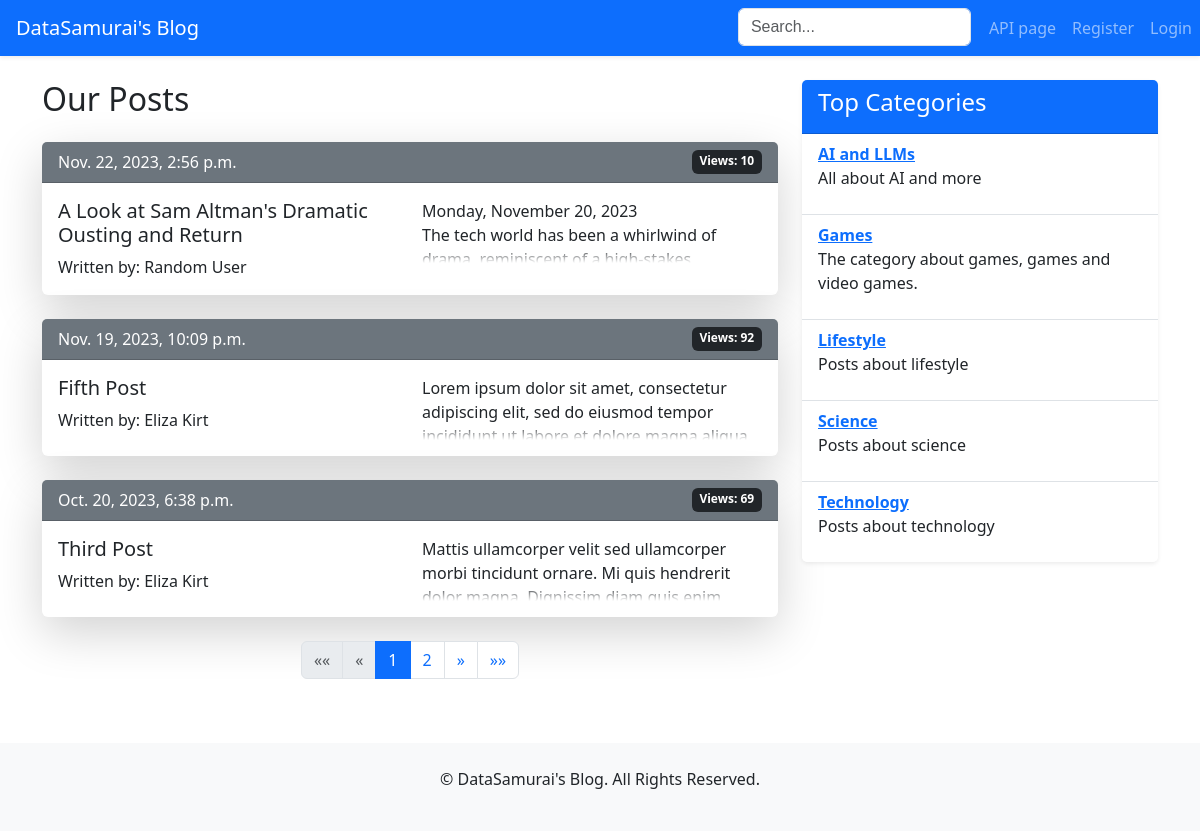
The page /blog/ on the database as committed earlier.
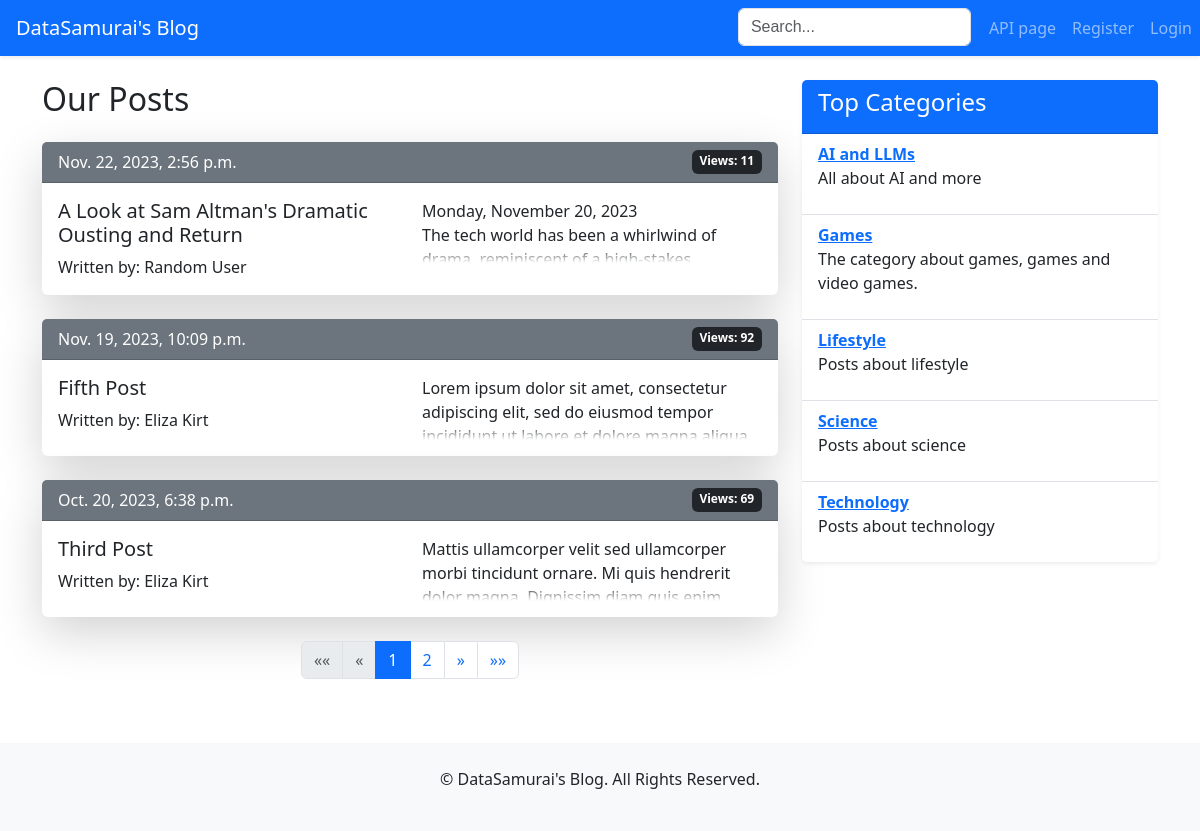
The same page on the database as committed later.
### posts/models.py (models this page shows, shortened)
class Post(models.Model):
    title = models.CharField(max_length=100, unique=True)
    content = RichTextField()
    category = models.ForeignKey('Category', on_delete=models.SET_NULL, null=True)
    author = models.ForeignKey(settings.AUTH_USER_MODEL, on_delete=models.SET_NULL, null=True)
    date_scheduled = models.DateTimeField(null=True, blank=True)
    date_published = models.DateTimeField(null=True, blank=True)
    views = models.PositiveIntegerField(default=0)
    share_count = models.IntegerField(default=0)
    is_published = models.BooleanField(default=False)
    class Meta:
        ordering = ['-date_published']

### users/models.py (models this page shows, shortened)
class CustomUser(AbstractUser):
    is_banned = models.BooleanField(default=False)
    bio = models.CharField(max_length=200, blank=True, null=True, default=None)
    social_media = models.JSONField(default=dict, blank=True)
    profile_picture = models.ImageField(upload_to='profile_pictures/', blank=True, null=True)
    class Meta:
        ordering = ['id']

### posts/views.py (the view)
# urls.py: path('', views.PostListView.as_view(), name='post_list'),
class PostListView(ListView):
    model = Post
    template_name = 'posts/post_list.html'
    context_object_name = 'posts'
    paginate_by = 3
    def get_queryset(self):
        return Post.objects.filter(is_published=True)
    def get_context_data(self, *, object_list=None, **kwargs):
        context = super().get_context_data(**kwargs)
        context['categories'] = Category.objects.all()
        return context

### utils/utils.py (called while the page is built)
def get_user_ip(request):
    x_forwarded_for = request.META.get('HTTP_X_FORWARDED_FOR')
    if x_forwarded_for:
        ip = x_forwarded_for.split(',')[0]
    else:
        ip = request.META.get('REMOTE_ADDR')
    return ip

### templates/posts/post_list.html (shortened to what the changed rows need)
{% extends 'base.html' %}
{% block page_content %}
    <div class="row mt-4">
        <div class="col-md-8">
            <h2 class="mb-4">Our Posts</h2>
            {% for post in posts %}
                <div class="card mb-4 border-0 shadow-lg">
                    <div class="card-header bg-secondary text-white d-flex justify-content-between">
                        <span>{{ post.date_published }}</span>
                        <span class="badge bg-dark">Views: {{ post.views }}</span>
                    </div>
                    <div class="card-body">
                        <div class="row">
                            <div class="col-md-6">
                                <h5 class="card-title">
                                    <a href="{% url 'post_detail' post.id %}" class="text-dark text-decoration-none">
                                        {{ post.title }}
                                    </a>
                                </h5>
                                <p class="card-text">Written
                                    by: {{ post.author.first_name }} {{ post.author.last_name }}</p>
                            </div>
                            <div class="col-md-6">
                                <div class="fade-out">
                                    {{ post.content|safe }}
                                </div>
                            </div>
                        </div>
                    </div>
                </div>
            {% endfor %}
        </div>
    </div>
{% endblock %}

Rows that differ between the two databases and show on the page:
changed Post "A Look at Sam Altman's Dramatic Ousting and Return": views "10" → "11"
